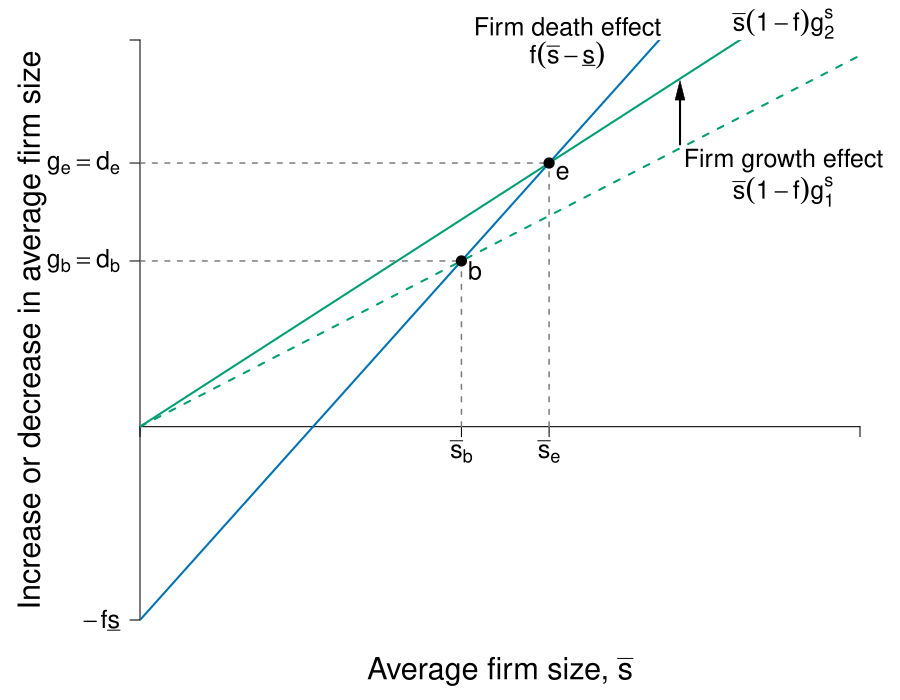

Write the R code that produced this figure.
#Graph Designer: Sai Mumunuru, Simon Halliday + Scott Cohn
#Authors: Bowles and Halliday
#Title: Coordination, Conflict and Competition: A Text in Microeconomics

library(pBrackets)
require(shape)
#library(matlib)
pdf(file = "firmmarketsupply/firm_size_new_change.pdf", width = 9, height = 7)

#Set parameters for graphics
pointsize <- 1.8
axislabelsize <- 1.8
labelsize <- 1.5
namesize <- 1.8
annotatesize <- 1.5
graphlinewidth <- 2
segmentlinewidth <- 1.5

COL <- c("#7fc97f", "#beaed4", "#fdc086", "#ffff99", "#386cb0", "#f0027f", "#bf5b17", "#666666")
COLA <- c("#99d8c9","#66c2a4","#41ae76", "#238b45", "#005824")
COLB <- c("#4eb3d3", "#2b8cbe", "#0868ac","#084081")
Grays <- gray.colors(25, start = 1, end = 0)
CBCols <- c("#009E73","#0072B2","#E69F00")

par(mar =  c(4, 7, 2, 2))

firmDeath <- function(x, s2 = 2.6, pmin = -10) {
  (pmin + s2*x)
}

firmGrowth <- function(x, s1 = 1.2) {
  (s1*x)
}  

#Find the x value where the two lines intersect
sol <- uniroot(function(x)  firmDeath(x) - firmGrowth(x),
               c(.01,10), tol=1e-8)  
#isolate x from the values in uniroot
xsol <- sol$root 

#Find the x value where the two lines intersect
sol2 <- uniroot(function(x)  firmDeath(x) - firmGrowth(x, s1 = 1.5),
               c(.01,10), tol=1e-8)  
#isolate x from the values in uniroot
xsol2 <- sol2$root 

xlims <- c(0, 16)
ylims <- c(-10, 20)

npts <- 501 
x <- seq(xlims[1], xlims[2], length.out = npts)
y <- seq(ylims[1], ylims[2], length.out = npts) 

plot(0, 0, xlim = xlims, ylim = ylims, type = "n",
     xlab = expression(paste("")),
     ylab = expression(paste("")), 
     xaxt = "n", 
     yaxt = "n", 
     cex.lab = axislabelsize, 
     bty = "n",
     xaxs="i", 
     yaxs="i")

ticksy <- c(ylims[1], firmDeath(xsol),  firmDeath(xsol2), ylims[2])
ylabels <- c(expression(-f*underline(s)), expression(paste(g[b] == d[b])), expression(paste(g[e]==d[e])),  NA)
ticksx <- c(xlims[1], xsol, xsol2, xlims[2])
xlabels <- c(NA, expression(paste(bar(s)[b])), expression(paste(bar(s)[e])), NA)

axis(1, at = ticksx, pos = 0, labels = xlabels, cex.axis = labelsize)
axis(2, at = ticksy, pos = 0, labels = ylabels, las = 1, cex.axis = labelsize)


npts <- 500 
xx1 <- seq(xlims[1], xlims[2], length.out = npts)

lines(xx1, firmDeath(xx1), col = CBCols[2], lwd = graphlinewidth)
lines(xx1, firmGrowth(xx1), col = CBCols[1], lwd = graphlinewidth, lty = 2)
lines(xx1, firmGrowth(xx1, s1 = 1.5), col = CBCols[1], lwd = graphlinewidth, lty = 1)

mtext(expression(paste("Average firm size, ", bar(s))), side=1, line = 2.5, cex = axislabelsize)
text(-2.4, 0.5*(ylims[1] + ylims[2]), expression(paste("Increase or decrease in average firm size")), xpd = TRUE, cex = axislabelsize, srt = 90)
#mtext(expression(paste("Increase or decrease in average firm size")), side=2, line = 1, cex = axislabelsize)

#Segments and point at the solution
segments(0, firmGrowth(xsol), xsol, lty = 2, col = Grays[20] , lwd = segmentlinewidth)
segments(xsol, 0, xsol, firmGrowth(xsol), lty = 2, col = Grays[20] , lwd = segmentlinewidth)
points(xsol, firmGrowth(xsol), pch = 16, col = "black", cex = 1.5)
text(xsol + 0.3, firmGrowth(xsol) - 0.5, expression(paste(b)), xpd = TRUE, cex = labelsize)

#Segments and point at the solution
segments(0, firmGrowth(xsol2, s1 = 1.5), xsol2, lty = 2, col = Grays[20] , lwd = segmentlinewidth)
segments(xsol2, 0, xsol2, firmGrowth(xsol2, s1 = 1.5), lty = 2, col = Grays[20] , lwd = segmentlinewidth)
points(xsol2, firmGrowth(xsol2, s1 = 1.5), pch = 16, col = "black", cex = 1.5)
text(xsol2 + 0.3, firmGrowth(xsol2, s1 = 1.5) - 0.5, expression(paste(e)), xpd = TRUE, cex = labelsize)


# segments(0, 15, 10, lty = 2, col = Grays[20] , lwd = segmentlinewidth)
# segments(10, 0, 10, 15, lty = 2, col = Grays[20] , lwd = segmentlinewidth)
#points(10, 15, pch = 16, col = "black", cex = 1.5)

#text(-0.65, -8, expression(-f*underline(s)), cex = labelsize, xpd = TRUE )
#Label the figures
#text(14.4, firmGrowth(x=12, s1 = 1.5) + 2.5, expression(paste(bar(s)(1 - f)*g["+"]^s)),cex = labelsize, xpd = TRUE)

text(9.5, firmDeath(x = 9.5) + 6, expression(paste("Firm death effect")), cex = labelsize, xpd = TRUE)
text(9.5, firmDeath(x = 9.5) + 4.5, expression(f(bar(s) - underline(s))), cex = labelsize, xpd = TRUE)

text(14.3, firmGrowth(x=14.3) - 3.4, expression(paste("Firm growth effect")), cex = labelsize, xpd = TRUE)
text(14.3, firmGrowth(x=14.3) - 5, expression(bar(s)(1 - f)*g[1]^s),cex = labelsize)

text(14.3, firmGrowth(x=14.3, s1 = 1.5) - 0.6, expression(bar(s)(1 - f)*g[2]^s),cex = labelsize, xpd = TRUE)

Arrows(12, firmGrowth(12) + 0.2, 12, firmGrowth(12, s1 = 1.5) - 0.6, col = "black", lty = 1, lwd = 2, arr.type = "triangle", arr.lwd = 0.5, xpd = TRUE)
# brackets(x1 = 4.2 - 0.2, y1 = firmDeath(4.2) + 0.1,
#          x2 = 4.2 - 0.2, y2 = firmGrowth(x = 4.2) - 0.5,
#          ticks = 0.35, curvature = 0.5, type = 1, h = 0.4,
#          col = "black", lwd = 2, lty = 1, xpd = TRUE)

# text(1.65, 4, expression(paste(g[a] > d[a])),cex = labelsize)
# text(1.65, 2.5, expression(paste("average firm")),cex = labelsize)
# text(1.65, 1, expression(paste("size increases")),cex = labelsize)
# text(2.8, 2, expression(paste(g[a] > d[a*minute])),cex = labelsize)
# 
# brackets(x1 = 10 + 0.2, y1 = firmDeath(10) + 0.1,
#          x2 = 10 + 0.2, y2 = firmGrowth(x = 10) + 0.5,
#          ticks = 0.25, curvature = 0.5, type = 1, h = 0.4, 
#          col = "black", lwd = 2, lty = 1, xpd = TRUE)
# 
# text(11.5, 15.4, expression(paste(d[c*minute] > g[c])),cex = labelsize)

# segments(0, firmDeath(10), 10, firmDeath(10), lty = 2, col = Grays[20] , lwd = segmentlinewidth)
# segments(0, firmGrowth(10), 10, firmGrowth(10), lty = 2, col = Grays[20] , lwd = segmentlinewidth)
# segments(10, 0, 10, firmDeath(10), lty = 2, col = Grays[20] , lwd = segmentlinewidth)
# points(10, firmGrowth(10), pch = 16, col = "black", cex = 1.5)
# text(10 - 0.3, firmDeath(10) + 0.6, expression(paste(c*minute)),cex = labelsize)
# text(10 + 0.3, firmGrowth(10) - 0.6, expression(paste(c)),cex = labelsize)
# 
# points(10, firmDeath(10), pch = 16, col = "black", cex = 1.5)
# 
# segments(0, firmGrowth(4.2), 4.2, firmGrowth(4.2), lty = 2, col = Grays[20] , lwd = segmentlinewidth)
# segments(0, firmDeath(4.2), 4.2, firmDeath(4.2), lty = 2, col = Grays[20] , lwd = segmentlinewidth)
# segments(4.2, 0, 4.2, firmGrowth(4.2), lty = 2, col = Grays[20] , lwd = segmentlinewidth)
# points(4.2, firmGrowth(4.2), pch = 16, col = "black", cex = 1.5)
# 
# points(4.2, firmDeath(4.2), pch = 16, col = "black", cex = 1.5)
# text(4.2 + 0.3, firmDeath(4.2) - 0.3, expression(paste(a*minute)),cex = labelsize)
# text(4.2 - 0.3, firmGrowth(4.2) + 0.6, expression(paste(a)),cex = labelsize)


dev.off()
